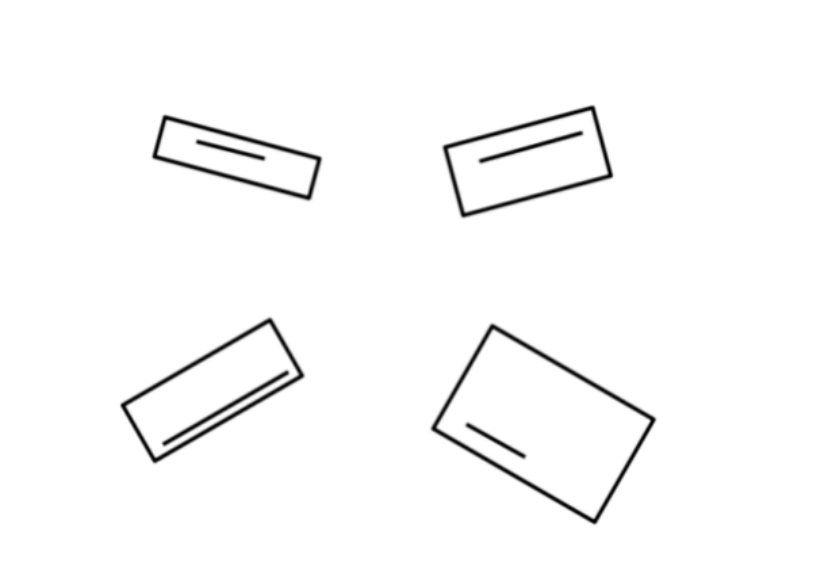
#> input picture Task 2/Rects.png, 822 x 574 px
$ python rectangle_alignment.py
#> lines starting #> are read from the running program, lines starting #| are printed output that depends on the picture; after the words box and inside, x2 and y2 are one past the last pixel; in counts of white or black regions, pixels touching at a corner belong together
import cv2
import numpy as np

# Load the image
image = cv2.imread('Rects.png')
#> image is the input picture: shape (574, 822, 3); min 0, max 255, mean 249.9

# Convert the image to grayscale
gray = cv2.cvtColor(image, cv2.COLOR_BGR2GRAY)

# Apply Canny edge detection
edges = cv2.Canny(gray, 50, 150)
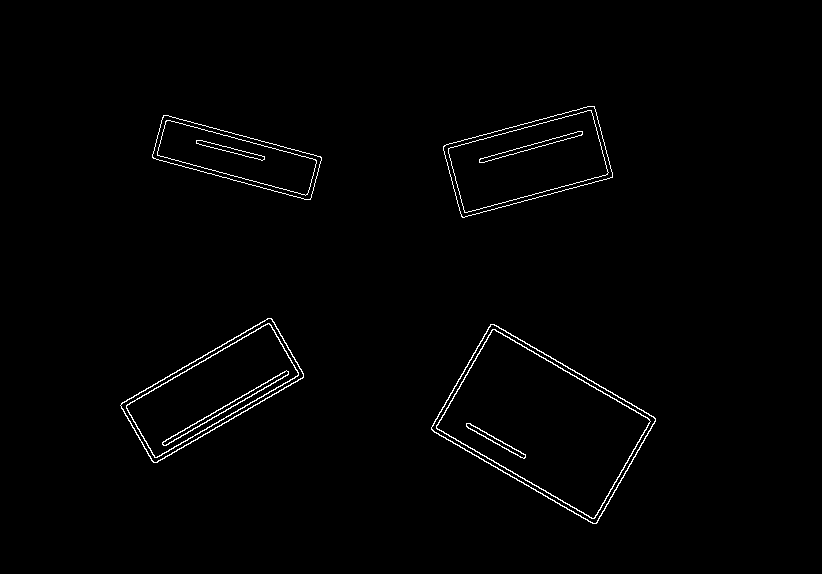
#> edges: shape (574, 822); 1.2% white in thin lines or dots, all inside (x1, y1, x2, y2) = (120, 106, 656, 524)

# Find contours in the edged image
contours, _ = cv2.findContours(edges, cv2.RETR_EXTERNAL, cv2.CHAIN_APPROX_SIMPLE)
#> contours = 4 contours; box (x1, y1, x2, y2) and area: (431, 324, 656, 524) 23491, (120, 318, 304, 463) 12023, (443, 106, 613, 218) 11672, (152, 115, 322, 200) 7355

# Create a blank image with the same dimensions as the original image
blank_image = np.ones_like(image) * 255

# Copy rectangles and their contents to the blank image
for contour in contours:
    x, y, w, h = cv2.boundingRect(contour)
    noise = 10
    x -= noise
    y -= noise
    w += noise*2
    h += noise*2
    # Extract the region of interest (ROI) from the original image
    roi = image[y:y + h, x:x + w]

    # Find the minimum area bounding rectangle (rotated rectangle) of the contour
    rect = cv2.minAreaRect(contour)

    # Get the rotation angle from the rectangle parameters
    angle = rect[-1]

    # Adjust the angle
    if abs(angle) > 45:
        angle += 270

    # Rotate the ROI
    center = (w // 2, h // 2)
    rotation_matrix = cv2.getRotationMatrix2D(center, angle, 1.0)
    rotated_roi = cv2.warpAffine(roi, rotation_matrix, (w, h))

    # Create a mask where the black regions will be set to white
    mask = (rotated_roi[:, :, 0] == 0) & (rotated_roi[:, :, 1] == 0) & (rotated_roi[:, :, 2] == 0)
    mask = mask.astype(np.uint8) * 255

    # Dilate the mask to cover more area
    kernel = np.ones((5, 5), np.uint8)
    dilated_mask = cv2.dilate(mask, kernel, iterations=1)

    # Apply the dilated mask to set black regions to white in the rotated ROI
    rotated_roi[dilated_mask == 255] = [255, 255, 255]
    blank_image[y:y + h, x:x + w] += rotated_roi
#> this loop made 4 passes
#> (x, y, w, h, rect, angle, center, rotation_matrix) on passes 1 to 4: (421, 314, 245, 220, ((543.1, 423.6), (124, 192.1), -59.95), 210, (122, 110), [[-0.866, -0.501, 282.7], [0.501, -0.866, 144.1]]), (110, 308, 204, 165, ((211.9, 390), (175.7, 69.81), -30.11), -30.11, (102, 82), [[0.865, -0.502, 54.91], [0.502, 0.865, -40.11]]), (142, 105, 190, 105, ((236.4, 157.1), (45.92, 165), -74.97), 195, (95, 52), [[-0.966, -0.259, 200.2], [0.259, -0.966, 77.58]]), (433, 96, 190, 132, ((527.4, 161), (157.8, 75.5), -15), -15, (95, 66), [[0.966, -0.259, 20.33], [0.259, 0.966, -22.35]])
#> pass 1, `roi = image[y:y + h, x:x + w]`:
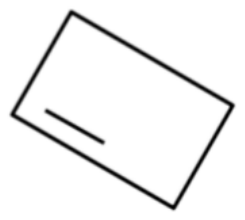
#> roi: shape (220, 245, 3); min 1, max 255, mean 242
#> pass 1, `mask = (rotated_roi[:, :, 0] == 0) & (rotated_roi[:, :, 1] == 0) & (ro..`:
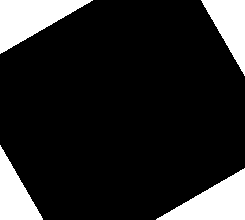
#> mask: shape (220, 245) bool; 15.3% white; 4 white regions, box (x1, y1, x2, y2) and area: (0, 0, 93, 54) 2549, (156, 168, 245, 220) 2351, (201, 0, 245, 76) 1699, (0, 145, 43, 220) 1655
#> after the loop:
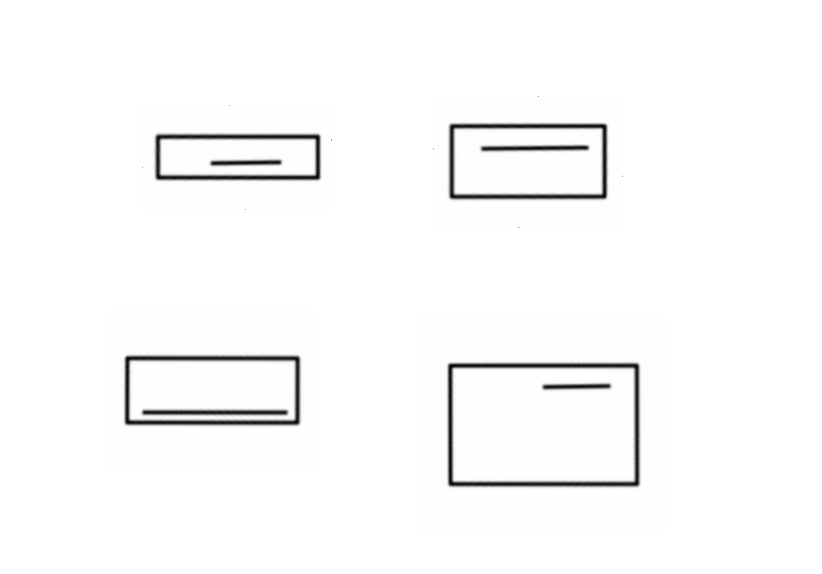
#> blank_image: shape (574, 822, 3); min 1, max 255, mean 249.6
#> after the loop:
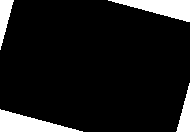
#> mask: shape (132, 190); 10.5% white; 4 white regions, box (x1, y1, x2, y2) and area: (0, 109, 83, 132) 968, (108, 0, 190, 22) 943, (0, 0, 14, 50) 363, (176, 83, 190, 132) 351
#> after the loop:
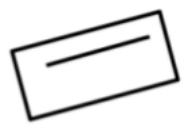
#> roi: shape (132, 190, 3); min 0, max 255, mean 232.3
#> after the loop:
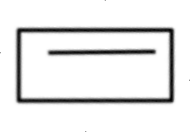
#> rotated_roi: shape (132, 190, 3); min 2, max 255, mean 232.3

# Display the blank image with copied rectangles and contents
cv2.imshow('Rotated Rectangles', blank_image)
cv2.imwrite("Aligned.png", blank_image)
cv2.waitKey(0)
cv2.destroyAllWindows()
